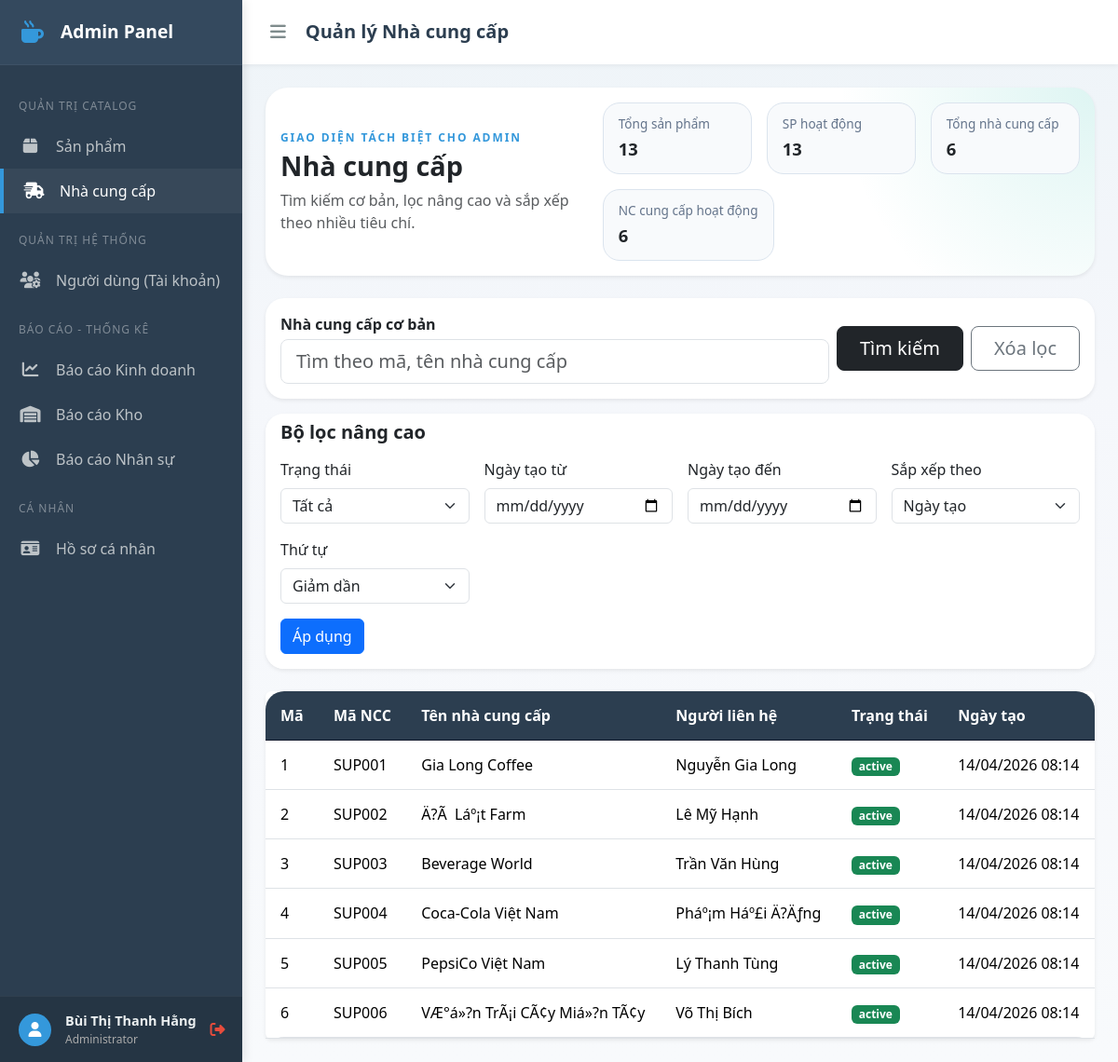
Before: /admin/index.php?view=suppliers (signed in) with the older database file.
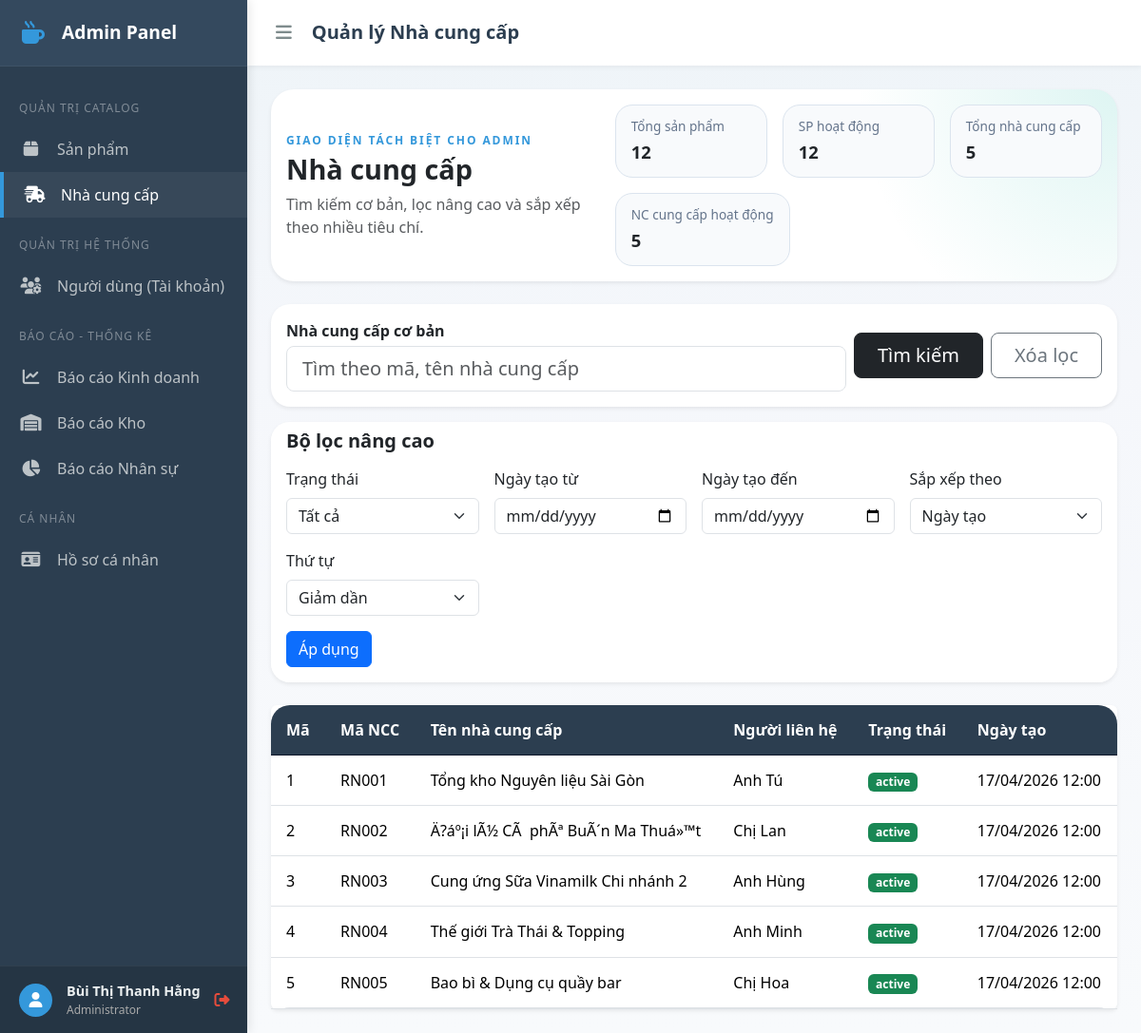
After: the same page with the newer database file.
### tables this page shows
CREATE TABLE `suppliers` (
  `supplier_id` int(11) NOT NULL,
  `supplier_code` varchar(50) NOT NULL,
  `supplier_name` varchar(200) NOT NULL,
  `contact_name` varchar(150) DEFAULT NULL,
  `phone_number` varchar(20) DEFAULT NULL,
  `email` varchar(150) DEFAULT NULL,
  `address` text DEFAULT NULL,
  `status` enum('active','inactive') NOT NULL DEFAULT 'active',
  `created_at` timestamp NULL DEFAULT current_timestamp(),
  `updated_at` timestamp NULL DEFAULT current_timestamp() ON UPDATE current_timestamp()
);

### admin/includes/bootstrap.php (called while the page is built, shortened)
<?php
function adminText(string $value): string
{
    return htmlspecialchars($value, ENT_QUOTES, 'UTF-8');
}
function adminDateTime(?string $value): string
{
    return date('d/m/Y H:i', strtotime($value));
}
function adminNormalizeDirection(?string $direction): string
{
    return strtolower((string) $direction) === 'desc' ? 'DESC' : 'ASC';
}
function adminBuildOrderBy(array $allowed, string $sort, string $direction, string $default): string
{
    $sortKey = $allowed[$sort] ?? $default;
    $directionSql = adminNormalizeDirection($direction);
    return $sortKey . ' ' . $directionSql;
}
function adminFetchSuppliers(mysqli $conn, array $filters): array
{
    $sort = (string) ($filters['sort'] ?? 'date');
    $direction = (string) ($filters['direction'] ?? 'desc');
    $orderBy = adminBuildOrderBy([
        'name' => 'supplier_name',
        'code' => 'supplier_code',
        'date' => 'created_at',
    ], $sort, $direction, 'created_at');
    $sql = 'SELECT supplier_id, supplier_code, supplier_name, contact_name, phone_number, email, address, status, created_at FROM suppliers';
    $sql .= ' ORDER BY ' . $orderBy;
    $result = mysqli_query($conn, $sql);
    return $result ? mysqli_fetch_all($result, MYSQLI_ASSOC) : [];
}

### admin/index.php (the view, shortened to what the rows shown need)
<?php
require_once __DIR__ . '/includes/bootstrap.php';
require_once __DIR__ . '/components/Table.php';
$view = $_GET['view'] ?? 'products';
$filters = [
    'q' => $_GET['q'] ?? '',
    'category_id' => $_GET['category_id'] ?? 0,
    'status' => $_GET['status'] ?? '',
    'price_min' => $_GET['price_min'] ?? '',
    'price_max' => $_GET['price_max'] ?? '',
    'date_from' => $_GET['date_from'] ?? '',
    'date_to' => $_GET['date_to'] ?? '',
    'sort' => $_GET['sort'] ?? 'date',
    'direction' => $_GET['direction'] ?? 'desc',
];
$products = [];
$suppliers = [];
if ($view === 'products') {
    $products = adminFetchProducts($conn, $filters);
} else {
    $suppliers = adminFetchSuppliers($conn, $filters);
}
?>
            <header class="admin-hero card shadow-sm border-0 mb-4">
                <div class="card-body d-flex flex-column flex-lg-row justify-content-between gap-3 align-items-lg-center">
                    <div>
                        <h1 class="admin-title mb-2"><?= $view === 'suppliers' ? 'Nhà cung cấp' : 'Sản phẩm' ?></h1>
                    </div>
                </div>
            </header>
            <?php if ($view === 'products') : ?>
                <?php
                renderAdminTable(
                    ['Mã', 'Tên', 'Danh mục', 'Giá', 'Trạng thái', 'Ngày tạo'],
                    $products,
                    function (array $row): string {
                        $statusClass = $row['item_status'] === 'active' ? 'text-bg-success' : 'text-bg-secondary';
                        return '<tr>'
                            . '<td>' . (int) $row['item_id'] . '</td>'
                            . '<td>' . adminText($row['item_name']) . '</td>'
                            . '<td>' . adminText($row['category_name'] ?? '-') . '</td>'
                            . '<td>' . adminMoney($row['unit_price']) . '</td>'
                            . '<td><span class="badge ' . $statusClass . '">' . adminText($row['item_status']) . '</span></td>'
                            . '<td>' . adminDateTime($row['added_date'] ?? null) . '</td>'
                            . '</tr>';
                    }
                );
                ?>
            <?php else : ?>
                <?php
                renderAdminTable(
                    ['Mã', 'Mã NCC', 'Tên nhà cung cấp', 'Người liên hệ', 'Trạng thái', 'Ngày tạo'],
                    $suppliers,
                    function (array $row): string {
                        $statusClass = $row['status'] === 'active' ? 'text-bg-success' : 'text-bg-secondary';
                        return '<tr>'
                            . '<td>' . (int) $row['supplier_id'] . '</td>'
                            . '<td>' . adminText($row['supplier_code']) . '</td>'
                            . '<td>' . adminText($row['supplier_name']) . '</td>'
                            . '<td>' . adminText($row['contact_name'] ?? '-') . '</td>'
                            . '<td><span class="badge ' . $statusClass . '">' . adminText($row['status']) . '</span></td>'
                            . '<td>' . adminDateTime($row['created_at'] ?? null) . '</td>'
                            . '</tr>';
                    }
                );
                ?>
            <?php endif; ?>

### admin/components/Table.php
<?php
function renderAdminTable(array $headers, array $rows, callable $rowRenderer): void
{
    ?>
    <div class="card shadow-sm border-0">
        <div class="table-responsive">
            <table class="table table-hover align-middle mb-0 admin-data-table">
                <thead>
                    <tr>
                        <?php foreach ($headers as $header) : ?>
                            <th scope="col"><?= adminText($header) ?></th>
                        <?php endforeach; ?>
                    </tr>
                </thead>
                <tbody>
                    <?php if (empty($rows)) : ?>
                        <tr>
                            <td colspan="<?= count($headers) ?>" class="text-center py-4 text-muted">Không có dữ liệu phù hợp</td>
                        </tr>
                    <?php else : ?>
                        <?php foreach ($rows as $row) : ?>
                            <?= $rowRenderer($row) ?>
                        <?php endforeach; ?>
                    <?php endif; ?>
                </tbody>
            </table>
        </div>
    </div>
    <?php
}

Changed rows visible on the page:
removed suppliers: supplier_id "6", supplier_code "SUP006", supplier_name "VÆ°á»?n TrÃ¡i CÃ¢y Miá»?n TÃ¢y", contact_name "Võ Thị Bích", status "active", created_at "14/04/2026 08:14"
changed suppliers id 1: supplier_code "SUP001" → "RN001"; supplier_name "Gia Long Coffee" → "Tổng kho Nguyên liệu Sài Gòn"; contact_name "Nguyễn Gia Long" → "Anh Tú"; created_at "14/04/2026 08:14" → "17/04/2026 12:00"
changed suppliers id 2: supplier_code "SUP002" → "RN002"; supplier_name "Ä?Ã Láº¡t Farm" → "Ä?áº¡i lÃ½ CÃ phÃª BuÃ´n Ma Thuá»™t"; contact_name "Lê Mỹ Hạnh" → "Chị Lan"; created_at "14/04/2026 08:14" → "17/04/2026 12:00"
changed suppliers id 3: supplier_code "SUP003" → "RN003"; supplier_name "Beverage World" → "Cung ứng Sữa Vinamilk Chi nhánh 2"; contact_name "Trần Văn Hùng" → "Anh Hùng"; created_at "14/04/2026 08:14" → "17/04/2026 12:00"
changed suppliers id 4: supplier_code "SUP004" → "RN004"; supplier_name "Coca-Cola Việt Nam" → "Thế giới Trà Thái & Topping"; contact_name "Pháº¡m Háº£i Ä?Äƒng" → "Anh Minh"; created_at "14/04/2026 08:14" → "17/04/2026 12:00"
changed suppliers id 5: supplier_code "SUP005" → "RN005"; supplier_name "PepsiCo Việt Nam" → "Bao bì & Dụng cụ quầy bar"; contact_name "Lý Thanh Tùng" → "Chị Hoa"; created_at "14/04/2026 08:14" → "17/04/2026 12:00"
Other visible differences:
$productCount: "13" → "12"
$activeProducts: "13" → "12"
$supplierCount: "6" → "5"
$activeSuppliers: "6" → "5"
